Frame 1 (no input): blank canvas, image omitted
Frame 60 (the mouse pressed at the canvas centre just before this capture): blank canvas, image omitted
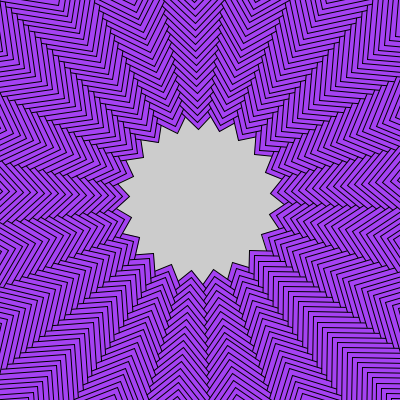
Frame 120 (the mouse held since frame 60 and released just before this capture)

The Processing sketch whose frames 1 and 60 were blank and that drew this single picture after the mouse press (run headless with seeded random() and noise(); from frame 60 on, the mouse is pressed at the canvas centre):

// Processing sketch: mousepress_rect
// ── mousepress_rect.pde
void setup(){
size(400,400);
r=random(256); 
g=random(256); 
b=random(256);
}
float r,g,b;
int k,t;

void draw(){
  if(mousePressed==true){
    translate(width/2, height/2);
    for(int i=0; i<=20; i++){
      rotate(0.3);
      fill(r,g,b);
      rect(50+k,50+k,40+t,40+t);
    }
    k+=5;
    t+=5;
  }
}
